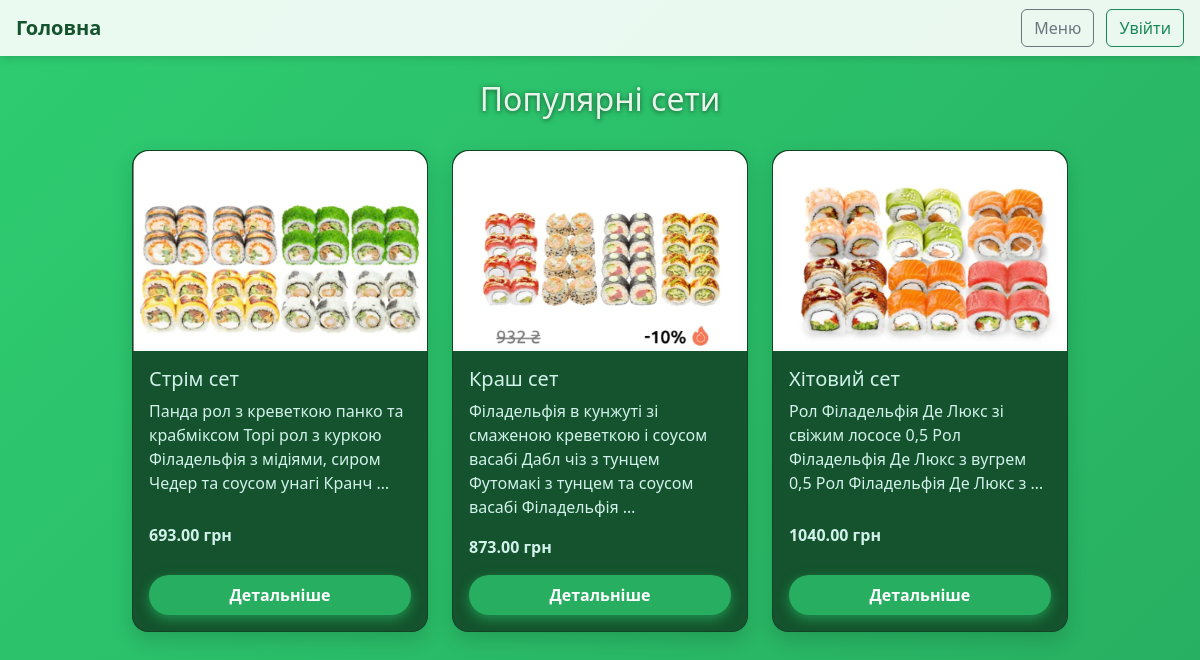
The page / on the database its author committed.
### main/models.py (models this page shows, shortened)
class Dish(models.Model):
    CATEGORY_CHOICES = [
        ('Сети', 'Сети'),
        ('Роли', 'Роли'),
        ('Супи', 'Супи'),
        ('Напої', 'Напої'),
        ('Десерти', 'Десерти'),
    ]
    name = models.CharField(max_length=100)
    description = models.TextField()
    price = models.DecimalField(max_digits=6, decimal_places=2)
    image = models.ImageField(upload_to='dishes/', default='default.jpg')
    is_popular = models.BooleanField(default=False)
    category = models.CharField(max_length=50, choices=CATEGORY_CHOICES, default='Сети')

### main/views.py (the view)
# urls.py: path('', views.home, name='home'),
def home(request):
    popular_dishes = Dish.objects.filter(is_popular=True)[:5]
    return render(request, 'main/home.html', {'popular_dishes': popular_dishes})

### main/templates/main/home.html (shortened to what this page needs)
<!DOCTYPE html>
<html lang="uk">
<head>
    <link href="https://cdn.jsdelivr.net/npm/bootstrap@5.3.0/dist/css/bootstrap.min.css" rel="stylesheet" />
</head>
<body>
    <nav class="navbar navbar-light justify-content-between px-3">
        <a class="navbar-brand" href="/" style="font-weight: 700; color: #14532d;">Головна</a>
        <div>
            <a href="{% url 'menu' %}" class="btn btn-outline-secondary me-2">Меню</a>
            {% if user.is_authenticated %}
                <a href="{% url 'profile' %}" class="btn btn-outline-primary">Профіль</a>
            {% else %}
                <a href="{% url 'login' %}" class="btn btn-outline-success">Увійти</a>
            {% endif %}
        </div>
    </nav>
    <div class="container mt-4">
        <h2>Популярні сети</h2>
        <div class="row">
            {% for dish in popular_dishes %}
                <div class="col-md-4 mb-4">
                    <div class="card h-100 d-flex flex-column">
                        {% if dish.image %}
                            <img src="{{ dish.image.url }}" class="card-img-top" alt="{{ dish.name }}" />
                        {% else %}
                            <img src="https://via.placeholder.com/400x300?text=Немає+зображення" class="card-img-top" alt="Немає зображення" />
                        {% endif %}
                        <div class="card-body d-flex flex-column">
                            <h5 class="card-title">{{ dish.name }}</h5>
                            <p class="card-text">{{ dish.description|truncatewords:20 }}</p>
                            <p class="card-text fw-bold">{{ dish.price }} грн</p>
                            <a href="{% url 'dish_detail' dish.id %}" class="btn btn-primary mt-auto">Детальніше</a>
                        </div>
                    </div>
                </div>
            {% empty %}
                <p class="text-center text-light fs-4">Наразі немає популярних сетів.</p>
            {% endfor %}
        </div>
    </div>
</body>
</html>

### main/templates/main/home.html (style rules this page uses)
body { background: linear-gradient(135deg, #2ecc71, #27ae60); min-height: 100vh; font-family: 'Segoe UI', Tahoma, Geneva, Verdana, sans-serif; color: #e6f4ea; padding-bottom: 3rem; }
nav.navbar { background-color: rgba(255 255 255 / 0.9); box-shadow: 0 2px 8px rgb(0 0 0 / 0.15); }
.card { border-radius: 1rem; box-shadow: 0 8px 20px rgb(0 0 0 / 0.15); transition: transform 0.3s ease, box-shadow 0.3s ease; background: #14532d; color: #d1f2eb; }
.card-img-top { border-top-left-radius: 1rem; border-top-right-radius: 1rem; object-fit: cover; height: 200px; }
.btn-primary { background-color: #27ae60; border: none; border-radius: 50px; padding: 0.5rem 1.8rem; font-weight: 600; box-shadow: 0 4px 12px rgb(39 174 96 / 0.7); transition: background-color 0.3s ease, box-shadow 0.3s ease, transform 0.3s ease; }
h2 { text-shadow: 0 1px 5px #14532d; text-align: center; margin-bottom: 2rem; }
p.card-text { flex-grow: 1; }
.container { max-width: 960px; }

### rows shown on the page
Dish: image (picture), name "Стрім сет", description "Панда рол з креветкою панко та крабміксом Торі рол з куркою Філадельфія з мідіями, сиром Чедер та соусом унагі Кранч …", price "693.00"
Dish: image (picture), name "Краш сет", description "Філадельфія в кунжуті зі смаженою креветкою і соусом васабі Дабл чіз з тунцем Футомакі з тунцем та соусом васабі Філадельфія …", price "873.00"
Dish: image (picture), name "Хітовий сет", description "Рол Філадельфія Де Люкс зі свіжим лососе 0,5 Рол Філадельфія Де Люкс з вугрем 0,5 Рол Філадельфія Де Люкс з …", price "1040.00"
